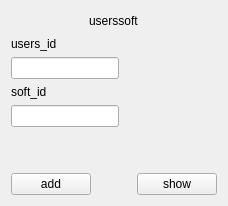
      <widget class="QWidget" name="page_12">
       <layout class="QVBoxLayout" name="verticalLayout_24">
        <item>
         <layout class="QHBoxLayout" name="horizontalLayout_33">
          <item>
           <spacer name="horizontalSpacer_42">
            <property name="orientation">
             <enum>Qt::Horizontal</enum>
            </property>
            <property name="sizeHint" stdset="0">
             <size>
              <width>40</width>
              <height>20</height>
             </size>
            </property>
           </spacer>
          </item>
          <item>
           <widget class="QLabel" name="label_22">
            <property name="text">
             <string>userssoft</string>
            </property>
           </widget>
          </item>
          <item>
           <spacer name="horizontalSpacer_43">
            <property name="orientation">
             <enum>Qt::Horizontal</enum>
            </property>
            <property name="sizeHint" stdset="0">
             <size>
              <width>40</width>
              <height>20</height>
             </size>
            </property>
           </spacer>
          </item>
         </layout>
        </item>
        <item>
         <layout class="QHBoxLayout" name="horizontalLayout_32">
          <item>
           <layout class="QVBoxLayout" name="verticalLayout_23">
            <item>
             <widget class="QLabel" name="label_21">
              <property name="text">
               <string>users_id</string>
              </property>
             </widget>
            </item>
            <item>
             <widget class="QLineEdit" name="lineEdit_11"/>
            </item>
            <item>
             <widget class="QLabel" name="label_37">
              <property name="text">
               <string>soft_id</string>
              </property>
             </widget>
            </item>
            <item>
             <widget class="QLineEdit" name="lineEdit_26"/>
            </item>
            <item>
             <spacer name="verticalSpacer_12">
              <property name="orientation">
               <enum>Qt::Vertical</enum>
              </property>
              <property name="sizeHint" stdset="0">
               <size>
                <width>20</width>
                <height>40</height>
               </size>
              </property>
             </spacer>
            </item>
           </layout>
          </item>
          <item>
           <spacer name="horizontalSpacer_41">
            <property name="orientation">
             <enum>Qt::Horizontal</enum>
            </property>
            <property name="sizeHint" stdset="0">
             <size>
              <width>40</width>
              <height>20</height>
             </size>
            </property>
           </spacer>
          </item>
         </layout>
        </item>
        <item>
         <layout class="QHBoxLayout" name="horizontalLayout_34">
          <item>
           <widget class="QPushButton" name="pushButton_25">
            <property name="text">
             <string>add</string>
            </property>
           </widget>
          </item>
          <item>
           <spacer name="horizontalSpacer_44">
            <property name="orientation">
             <enum>Qt::Horizontal</enum>
            </property>
            <property name="sizeHint" stdset="0">
             <size>
              <width>40</width>
              <height>20</height>
             </size>
            </property>
           </spacer>
          </item>
          <item>
           <widget class="QPushButton" name="pushButton_26">
            <property name="text">
             <string>show</string>
            </property>
           </widget>
          </item>
         </layout>
        </item>
       </layout>
      </widget>
